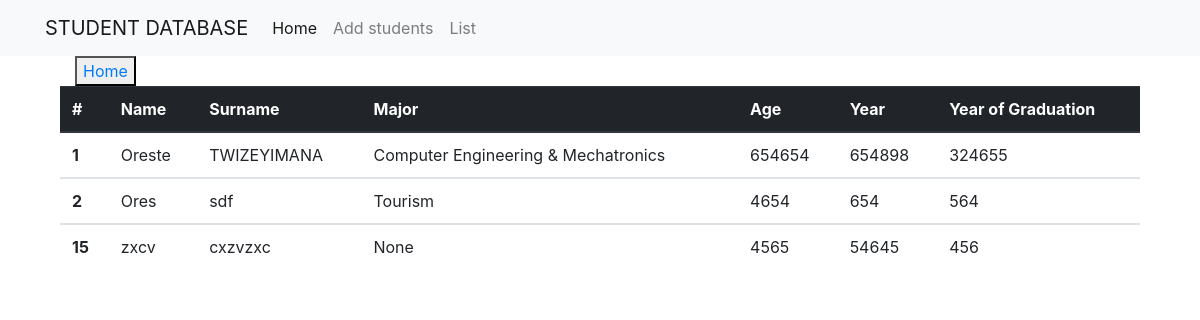
/all_students/, run on the app's committed database.
### student/models.py (models this page shows, shortened)
class Student(models.Model):
    name = models.CharField(max_length=60)
    surname = models.CharField(max_length=60)
    age = models.IntegerField()
    year = models.IntegerField()
    year_of_graduation = models.IntegerField()
    major = models.ForeignKey(Major, on_delete= models.SET_NULL, null=True)

class Major(models.Model):
    class Meta:
        verbose_name_plural = "Majors"
    name = models.CharField(max_length=60)
    def __str__(self):
        return self.name

### student/views.py (the view)
# urls.py: path('all_students/',all_students,name ='all_students')
def all_students(request):
    student = Student.objects.all()
    context = {
        'students': student
    }
    return render(request, 'all_students.html', context)

### student/templates/all_students.html (shortened to what this page needs)
{% extends 'base.html' %}
{% block page_content %}
      <div class="container"> <table class="table">
  <thead class="thead-dark">
    <tr>
      <th scope="col">#</th>
      <th scope="col">Name</th>
      <th scope="col">Surname</th>
      <th scope="col">Major</th>
      <th scope="col">Age</th>
      <th scope="col">Year</th>
      <th scope="col">Year of Graduation</th>
    </tr>
{% for student in students %}
  </thead>
  <tbody>
    <tr>
      <th scope="row">{{ student.pk }}</th>
      <td>{{ student.name }}</td>
      <td>{{ student.surname }}</td>
      <td>{{ student.major }}</td>
      <td>{{ student.age }}</td>
      <td>{{ student.year }}</td>
      <td>{{ student.year_of_graduation }}</td>
    </tr>
{% endfor %}</div>
    <div class="container">
    <button class="button" ><a  href="{% url 'home' %}" style="text-decoration: black">Home</a></button>
</div>
{% endblock %}

### templates/base.html (shortened to what this page needs)
<head>
</head>
<link rel="stylesheet" href="https://stackpath.bootstrapcdn.com/bootstrap/4.1.3/css/bootstrap.min.css">
<nav class="navbar navbar-expand-lg navbar-light bg-light">
    <div class="container">
        <a class="navbar-brand" href="{% url 'home' %}">STUDENT DATABASE</a>
        <div class="collapse navbar-collapse" id="navbarSupportedContent">
          <ul class="navbar-nav mr-auto">
            <li class="nav-item active">
              <a class="nav-link" href="{% url 'home' %}">Home</a>
            </li>
            <li class="nav-item">
              <a class="nav-link" href="{% url 'add_student' %}">Add students</a>
            </li>
              <li class="nav-item">
                  <a class="nav-link" href="{% url 'all_students' %}">List</a>
              </li>
          </ul>
        </div>
    </div>
</nav>
<div class="container">
    {% block page_content %}{% endblock %}
</div>

### data on the page
Student: pk "1", name "Oreste", surname "TWIZEYIMANA", major "Computer Engineering & Mechatronics", age "654654", year "654898", year_of_graduation "324655"
Student: pk "2", name "Ores", surname "sdf", major "Tourism", age "4654", year "654", year_of_graduation "564"
Student: pk "15", name "zxcv", surname "cxzvzxc", major "None", age "4565", year "54645", year_of_graduation "456"
